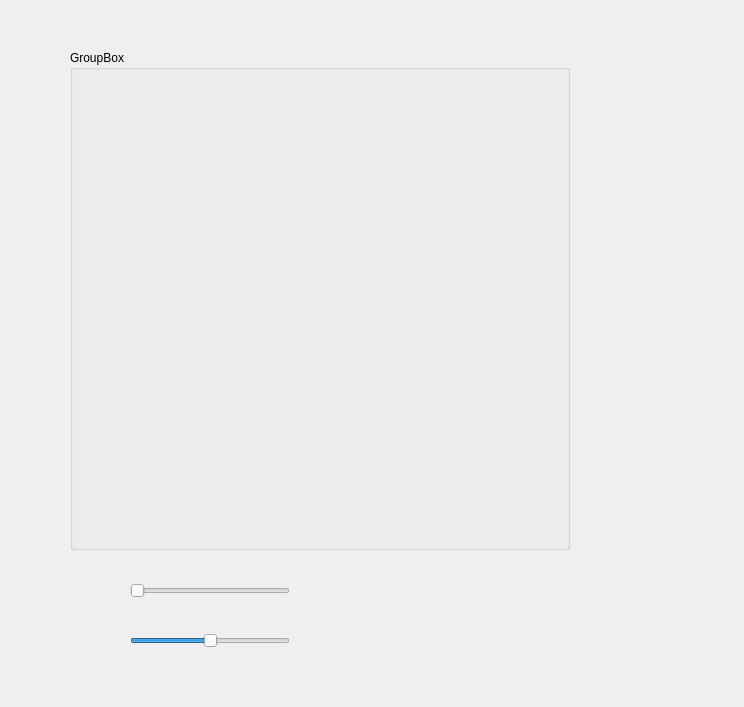
<?xml version="1.0" encoding="UTF-8"?>
<ui version="4.0">
 <class>Widget</class>
 <widget class="QWidget" name="Widget">
  <property name="geometry">
   <rect>
    <x>0</x>
    <y>0</y>
    <width>744</width>
    <height>707</height>
   </rect>
  </property>
  <property name="windowTitle">
   <string>Widget</string>
  </property>
  <widget class="QGroupBox" name="groupBox">
   <property name="geometry">
    <rect>
     <x>70</x>
     <y>50</y>
     <width>500</width>
     <height>500</height>
    </rect>
   </property>
   <property name="title">
    <string>GroupBox</string>
   </property>
  </widget>
  <widget class="QSlider" name="horizontalSlider">
   <property name="geometry">
    <rect>
     <x>130</x>
     <y>580</y>
     <width>160</width>
     <height>22</height>
    </rect>
   </property>
   <property name="orientation">
    <enum>Qt::Horizontal</enum>
   </property>
  </widget>
  <widget class="QSlider" name="horizontalSlider_2">
   <property name="geometry">
    <rect>
     <x>130</x>
     <y>630</y>
     <width>160</width>
     <height>22</height>
    </rect>
   </property>
   <property name="minimum">
    <number>-99</number>
   </property>
   <property name="orientation">
    <enum>Qt::Horizontal</enum>
   </property>
  </widget>
 </widget>
 <layoutdefault spacing="6" margin="11"/>
 <resources/>
 <connections/>
</ui>
